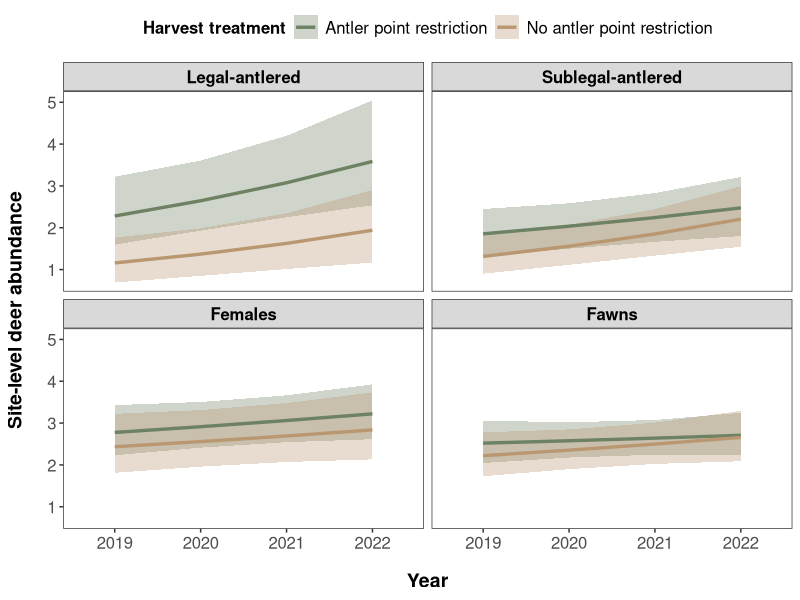
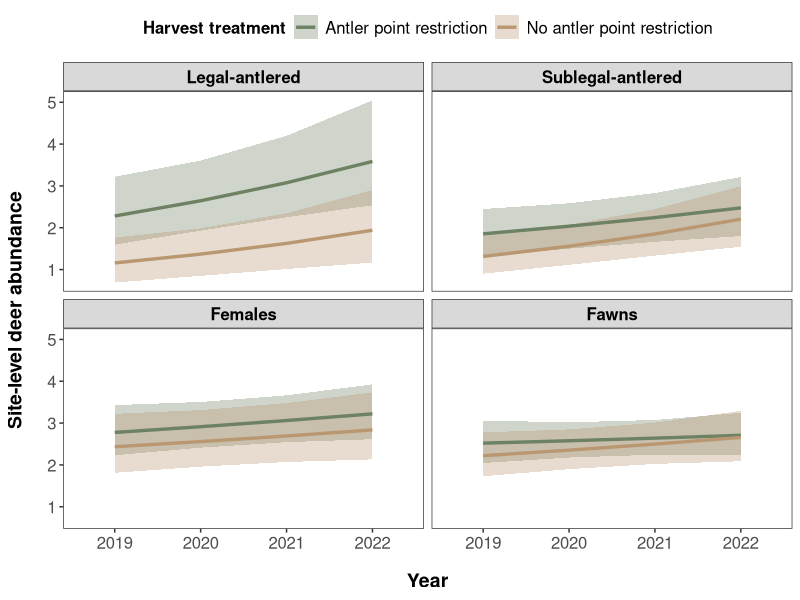

The R source for these figures, in order:

#############################################
######### Marginal-Effects Plots ############
#############################################

# Load packages.
library(ggplot2)
library(dplyr)
library(stringr)
library(scales)

# Load marginal-effects data by sex-and-age class and add class identifier.
legal <- read.csv("Results_ME_Legal.csv") %>%
  mutate(class = "Legal-antlered")

sublegal <- read.csv("Results_ME_Sublegal.csv") %>%
  mutate(class = "Sublegal-antlered")

female <- read.csv("Results_ME_Females.csv") %>%
  mutate(class = "Females")

fawns <- read.csv("Results_ME_Fawns.csv") %>%
  mutate(class = "Fawns")

# Combine data for all sex-and-age classes.
deer <- rbind(legal, sublegal, female, fawns)

# Rename the treatment and control areas (for clarity).
deer <- deer %>%
  mutate(trt_name = recode(trt_name, "APR" = "Antler point restriction", "Non-APR" = "No antler point restriction"))

# Plot marginal-effects for all sex-and-age classes in a single figure.
deer.me <- ggplot(data = deer, aes(x = as.factor(year), y = mean, color = trt_name, group = trt_name)) +
  geom_ribbon(aes( ymin = l95, ymax = u95, fill = trt_name), alpha = 0.33, size = 0, position = position_dodge(width = 0), color = NA) +
  geom_line(size = 1.15, linetype = "solid", position = position_dodge(width = 0)) + # Add error and lines first so the points land on top.
  facet_wrap(~factor(class, levels = c('Legal-antlered', 'Sublegal-antlered', 'Females', 'Fawns'))) # Reorder the panels for consistency.

# Make the plot prettier.
deer.me <- deer.me + labs(x= "Year", y= "Site-level deer abundance") + 
  theme_bw() +
  theme(axis.title.x = element_text(face="bold", size = 14, margin = margin(t = 15)),
        axis.title.y = element_text(face="bold", size = 14, margin = margin(r = 15))) +
  theme(axis.text=element_text(size=12)) + 
  theme(legend.text = element_text(size=12)) + 
  theme(legend.title = element_text(size=12, face = "bold")) +
  theme(panel.grid.major = element_blank(), panel.grid.minor = element_blank()) + # Remove the grid lines.
  theme(strip.text.x = element_text(size=12, face="bold", color="black")) +
  theme(strip.text.y = element_text(size=12, face="bold", color="black")) +
  scale_color_manual(values = c("#6D8163", "#B99771"), name = "Harvest treatment") + # Customize the colors.
  scale_fill_manual(values = c("#6D8163", "#B99771"), name = "Harvest treatment") # Do the color thing again.

# Re-position the legend.
deer.me <- deer.me + theme(legend.position = "top", legend.justification = "top")

# Take a look at the final figure.
deer.me

# Save the plot (and scale it to fit in a Word doc nicely). Note that the resolution was reduced to accommodate GitHub size restrictions.
tiff(filename = "Figure_02.tiff", res = 300, units="in", width=6.5, height=6.5) 
print(deer.me)
dev.off()
